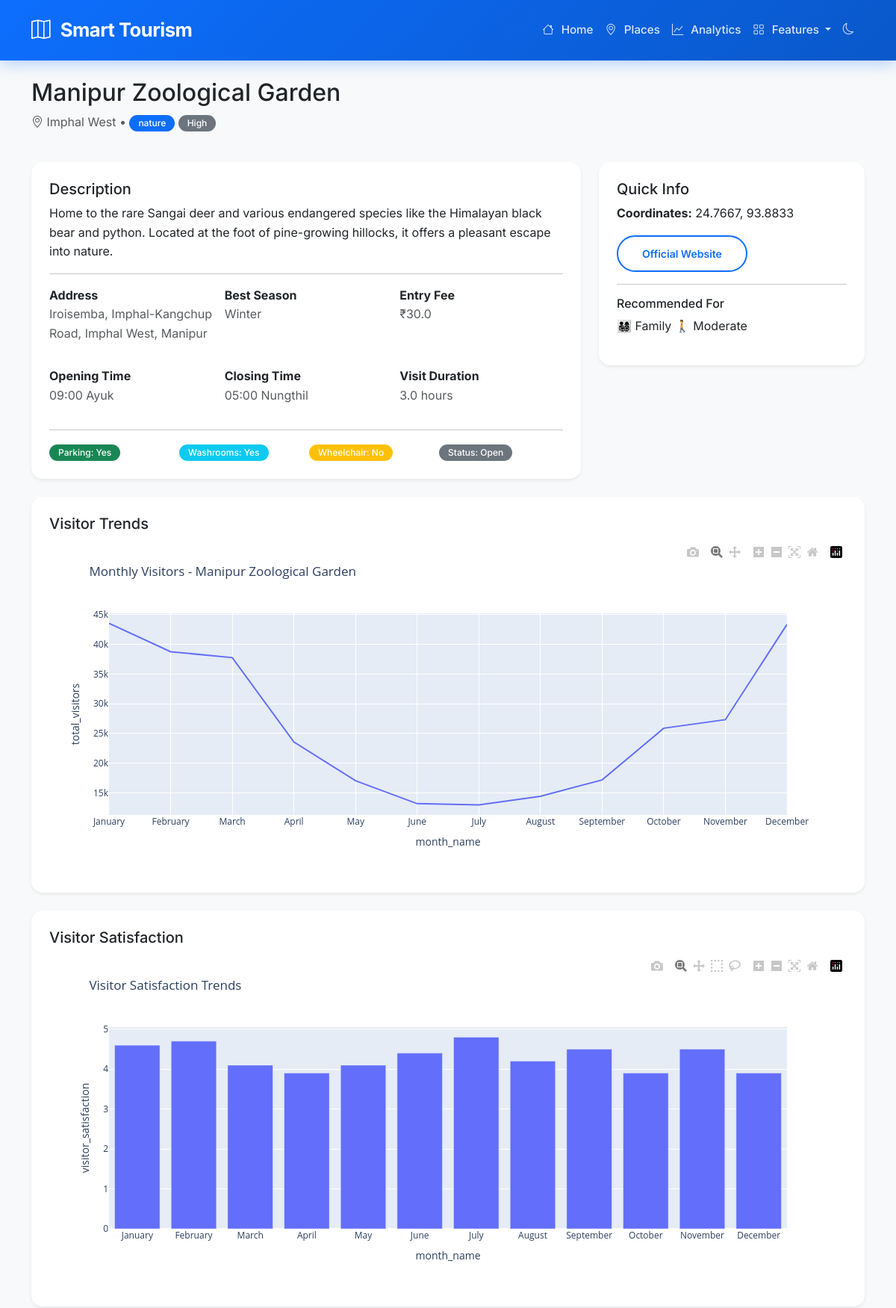
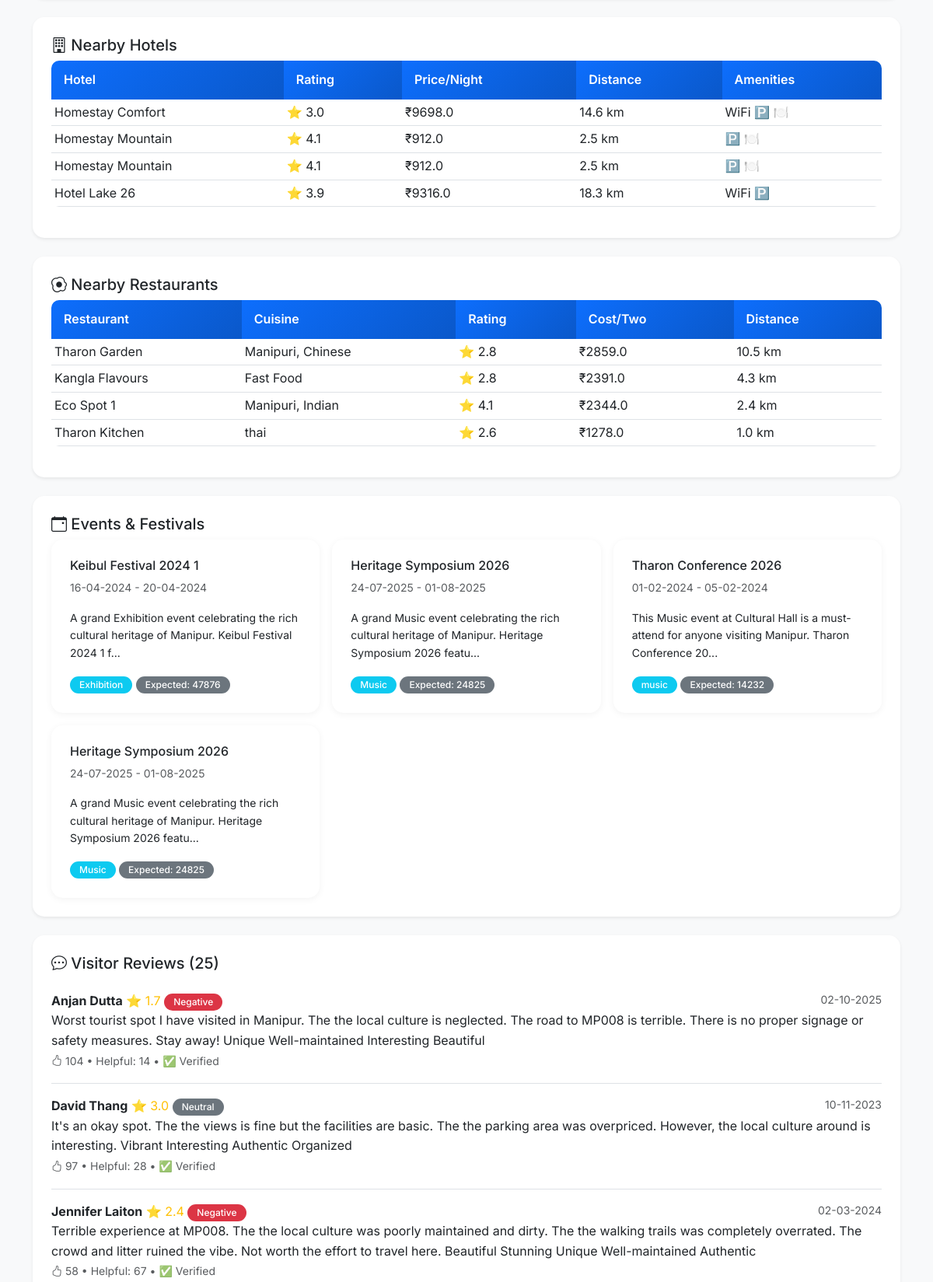
The app's page /place/MP008 (upper part) with its own data (2 pictures, top to bottom).
### tables this page shows
CREATE TABLE tourist_places (
    place_id TEXT PRIMARY KEY,
    place_name TEXT NOT NULL,
    district TEXT NOT NULL,
    category TEXT NOT NULL,
    description TEXT,
    latitude REAL,
    longitude REAL,
    address TEXT,
    entry_fee_inr REAL,
    opening_time TEXT,
    closing_time TEXT,
    best_season TEXT,
    visit_duration_hours REAL,
    popularity_level TEXT,
    family_friendly TEXT,
    adventure_level TEXT,
    accessibility TEXT,
    parking_available TEXT,
    washroom_available TEXT,
    wheelchair_accessible TEXT,
    official_website TEXT,
    image_url TEXT,
    status TEXT,
    created_date TEXT,
    updated_date TEXT
);

CREATE TABLE hotels (
    hotel_id TEXT PRIMARY KEY,
    place_id TEXT,
    hotel_name TEXT NOT NULL,
    hotel_type TEXT,
    star_rating INTEGER,
    average_rating REAL,
    total_reviews INTEGER,
    price_per_night_inr REAL,
    distance_from_place_km REAL,
    district TEXT,
    address TEXT,
    latitude REAL,
    longitude REAL,
    check_in_time TEXT,
    check_out_time TEXT,
    total_rooms INTEGER,
    available_rooms INTEGER,
    room_type TEXT,
    air_conditioning TEXT,
    free_wifi TEXT,
    parking TEXT,
    restaurant TEXT,
    room_service TEXT,
    swimming_pool TEXT,
    gym TEXT,
    spa TEXT,
    pet_friendly TEXT,
    family_friendly TEXT,
    wheelchair_accessible TEXT,
    airport_shuttle TEXT,
    breakfast_included TEXT,
    cancellation_policy TEXT,
    phone_number TEXT,
    email TEXT,
    official_website TEXT,
    image_url TEXT,
    status TEXT,
    created_date TEXT,
    updated_date TEXT,
    FOREIGN KEY (place_id) REFERENCES tourist_places(place_id)
);

CREATE TABLE restaurants (
    restaurant_id TEXT PRIMARY KEY,
    place_id TEXT,
    restaurant_name TEXT NOT NULL,
    restaurant_type TEXT,
    cuisine TEXT,
    average_rating REAL,
    total_reviews INTEGER,
    average_cost_for_two_inr REAL,
    distance_from_place_km REAL,
    district TEXT,
    address TEXT,
    latitude REAL,
    longitude REAL,
    opening_time TEXT,
    closing_time TEXT,
    seating_capacity INTEGER,
    indoor_seating TEXT,
    outdoor_seating TEXT,
    takeaway TEXT,
    home_delivery TEXT,
    online_booking TEXT,
    vegetarian TEXT,
    vegan TEXT,
    non_vegetarian TEXT,
    local_manipuri_food TEXT,
    parking TEXT,
    wheelchair_accessible TEXT,
    family_friendly TEXT,
    payment_method TEXT,
    phone_number TEXT,
    email TEXT,
    official_website TEXT,
    image_url TEXT,
    status TEXT,
    created_date TEXT,
    updated_date TEXT,
    FOREIGN KEY (place_id) REFERENCES tourist_places(place_id)
);

CREATE TABLE events (
    event_id TEXT PRIMARY KEY,
    place_id TEXT,
    event_name TEXT NOT NULL,
    event_category TEXT,
    district TEXT,
    venue TEXT,
    description TEXT,
    organizer TEXT,
    contact_person TEXT,
    phone_number TEXT,
    email TEXT,
    official_website TEXT,
    latitude REAL,
    longitude REAL,
    start_date TEXT,
    end_date TEXT,
    start_time TEXT,
    end_time TEXT,
    duration_days INTEGER,
    season TEXT,
    expected_visitors INTEGER,
    registration_required TEXT,
    entry_fee_inr REAL,
    maximum_capacity INTEGER,
    remaining_capacity INTEGER,
    age_restriction TEXT,
    suitable_for TEXT,
    food_available TEXT,
    parking_available TEXT,
    wheelchair_accessible TEXT,
    emergency_medical_service TEXT,
    security_available TEXT,
    event_status TEXT,
    image_url TEXT,
    created_date TEXT,
    updated_date TEXT,
    FOREIGN KEY (place_id) REFERENCES tourist_places(place_id)
);

CREATE TABLE reviews (
    review_id TEXT PRIMARY KEY,
    place_id TEXT,
    reviewer_name TEXT,
    reviewer_type TEXT,
    age_group TEXT,
    gender TEXT,
    nationality TEXT,
    visit_date TEXT,
    travel_month TEXT,
    travel_season TEXT,
    travel_mode TEXT,
    travel_group TEXT,
    visit_purpose TEXT,
    overall_rating REAL,
    cleanliness_rating REAL,
    accessibility_rating REAL,
    safety_rating REAL,
    facilities_rating REAL,
    value_for_money_rating REAL,
    recommendation_score INTEGER,
    review_title TEXT,
    review_text TEXT,
    review_length INTEGER,
    sentiment TEXT,
    likes INTEGER,
    helpful_votes INTEGER,
    verified_visitor TEXT,
    review_status TEXT,
    created_date TEXT,
    updated_date TEXT,
    FOREIGN KEY (place_id) REFERENCES tourist_places(place_id)
);

### app.py (the view)
@app.route('/place/<place_id>')
def place_detail(place_id):
    place = get_place_by_id(place_id)
    if not place:
        return "Place not found", 404
    visitors = get_visitor_data(place_id)
    reviews = get_review_data(place_id)
    hotels = get_hotel_data(place_id)
    restaurants = get_restaurant_data(place_id)
    events = get_event_data(place_id)
    weather = get_weather_data(place_id)
    recommendations = get_recommendations(place_id)
    visitor_chart = None
    if not visitors.empty:
        visitors['total_visitors'] = visitors['total_visitors'].fillna(
            0).astype(int)
        fig = px.line(visitors, x='month_name', y='total_visitors',
                      title=f'Monthly Visitors - {place["place_name"]}')
        visitor_chart = json.dumps(fig, cls=plotly.utils.PlotlyJSONEncoder)
    satisfaction_chart = None
    if not visitors.empty and 'visitor_satisfaction' in visitors.columns:
        visitors['visitor_satisfaction'] = visitors['visitor_satisfaction'].fillna(
            0)
        fig = px.bar(visitors, x='month_name', y='visitor_satisfaction',
                     title='Visitor Satisfaction Trends')
        satisfaction_chart = json.dumps(
            fig, cls=plotly.utils.PlotlyJSONEncoder)
    return render_template('place_detail.html',
                           place=place,
                           visitors=visitors.to_dict(
                               'records') if not visitors.empty else [],
                           reviews=reviews.to_dict(
                               'records') if not reviews.empty else [],
                           hotels=hotels.to_dict(
                               'records') if not hotels.empty else [],
                           restaurants=restaurants.to_dict(
                               'records') if not restaurants.empty else [],
                           events=events.to_dict(
                               'records') if not events.empty else [],
                           weather=weather.to_dict(
                               'records') if not weather.empty else [],
                           recommendations=recommendations,
                           visitor_chart=visitor_chart,
                           satisfaction_chart=satisfaction_chart
                           )

### templates/place_detail.html (shortened to what this page needs)
{% extends "base.html" %}  {% block content %}
<div class="container py-4">
  <div class="row mb-4">
    <div class="col-md-12">
      <h2>{{ place.place_name }}</h2>
      <p class="text-muted">
        <i class="bi bi-geo-alt"></i> {{ place.district }} •
        <span class="badge bg-primary">{{ place.category }}</span>
        <span class="badge bg-secondary">{{ place.popularity_level }}</span>
      </p>
    </div>
  </div>
  <div class="row g-4 mb-4">
    <div class="col-md-8">
      <div class="card shadow-sm border-0">
        <div class="card-body">
          <h5>Description</h5>
          <p>{{ place.description }}</p>
          <hr />
          <div class="row g-3">
            <div class="col-md-4">
              <strong>Address</strong>
              <p class="text-muted">{{ place.address }}</p>
            </div>
            <div class="col-md-4">
              <strong>Best Season</strong>
              <p class="text-muted">{{ place.best_season }}</p>
            </div>
            <div class="col-md-4">
              <strong>Entry Fee</strong>
              <p class="text-muted">₹{{ place.entry_fee_inr or 0 }}</p>
            </div>
            <div class="col-md-4">
              <strong>Opening Time</strong>
              <p class="text-muted">{{ place.opening_time or 'N/A' }}</p>
            </div>
            <div class="col-md-4">
              <strong>Closing Time</strong>
              <p class="text-muted">{{ place.closing_time or 'N/A' }}</p>
            </div>
            <div class="col-md-4">
              <strong>Visit Duration</strong>
              <p class="text-muted">
                {{ place.visit_duration_hours or 0 }} hours
              </p>
            </div>
          </div>
          <hr />
          <div class="row g-2">
            <div class="col-md-3">
              <span class="badge bg-success"
                >Parking: {{ place.parking_available }}</span
              >
            </div>
            <div class="col-md-3">
              <span class="badge bg-info"
                >Washrooms: {{ place.washroom_available }}</span
              >
            </div>
            <div class="col-md-3">
              <span class="badge bg-warning"
                >Wheelchair: {{ place.wheelchair_accessible }}</span
              >
            </div>
            <div class="col-md-3">
              <span class="badge bg-secondary">Status: {{ place.status }}</span>
            </div>
          </div>
        </div>
      </div>
    </div>
    <div class="col-md-4">
      <div class="card shadow-sm border-0">
        <div class="card-body">
          <h5>Quick Info</h5>
          <p>
            <strong>Coordinates:</strong> {{ place.latitude }}, {{
            place.longitude }}
          </p>
          {% if place.official_website and place.official_website != 'NULL' %}
          <p>
            <a
              href="{{ place.official_website }}"
              target="_blank"
              class="btn btn-outline-primary btn-sm"
              >Official Website</a
            >
          </p>
          {% endif %}
          <hr />
          <h6>Recommended For</h6>
          <p>
            {% if place.family_friendly == 'Yes' %}👨‍👩‍👧‍👦 Family {% endif %}  {% if
            place.adventure_level == 'Medium' %}🚶 Moderate {% endif %}
          </p>
        </div>
      </div>
    </div>
  </div>
  {% if visitor_chart %}
  <div class="row mb-4">
    <div class="col-md-12">
      <div class="card shadow-sm border-0">
        <div class="card-body">
          <h5>Visitor Trends</h5>
          <div id="visitorChart"></div>
        </div>
      </div>
    </div>
  </div>
  {% endif %}
  {% if satisfaction_chart %}
  <div class="row mb-4">
    <div class="col-md-12">
      <div class="card shadow-sm border-0">
        <div class="card-body">
          <h5>Visitor Satisfaction</h5>
          <div id="satisfactionChart"></div>
        </div>
      </div>
    </div>
  </div>
  {% endif %}
  {% if hotels %}
  <div class="row mb-4">
    <div class="col-md-12">
      <div class="card shadow-sm border-0">
        <div class="card-body">
          <h5><i class="bi bi-building"></i> Nearby Hotels</h5>
          <div class="table-responsive">
            <table class="table table-sm">
              <thead>
                <tr>
                  <th>Hotel</th>
                  <th>Rating</th>
                  <th>Price/Night</th>
                  <th>Distance</th>
                  <th>Amenities</th>
                </tr>
              </thead>
              <tbody>
                {% for hotel in hotels[:10] %}
                <tr>
                  <td>{{ hotel.hotel_name }}</td>
                  <td>⭐ {{ hotel.average_rating }}</td>
                  <td>₹{{ hotel.price_per_night_inr }}</td>
                  <td>{{ hotel.distance_from_place_km }} km</td>
                  <td>
                    {% if hotel.free_wifi == 'Yes' %}WiFi {% endif %} {% if
                    hotel.parking == 'Yes' %}🅿️ {% endif %} {% if
                    hotel.restaurant == 'Yes' %}🍽️ {% endif %}
                  </td>
                </tr>
                {% endfor %}
              </tbody>
            </table>
          </div>
        </div>
      </div>
    </div>
  </div>
  {% endif %}
  {% if restaurants %}
  <div class="row mb-4">
    <div class="col-md-12">
      <div class="card shadow-sm border-0">
        <div class="card-body">
          <h5><i class="bi bi-egg-fried"></i> Nearby Restaurants</h5>
          <div class="table-responsive">
            <table class="table table-sm">
              <thead>
                <tr>
                  <th>Restaurant</th>
                  <th>Cuisine</th>
                  <th>Rating</th>
                  <th>Cost/Two</th>
                  <th>Distance</th>
                </tr>
              </thead>
              <tbody>
                {% for restaurant in restaurants[:10] %}
                <tr>
                  <td>{{ restaurant.restaurant_name }}</td>
                  <td>{{ restaurant.cuisine }}</td>
                  <td>⭐ {{ restaurant.average_rating }}</td>
                  <td>₹{{ restaurant.average_cost_for_two_inr }}</td>
                  <td>{{ restaurant.distance_from_place_km }} km</td>
                </tr>
                {% endfor %}
              </tbody>
            </table>
          </div>
        </div>
      </div>
    </div>
  </div>
  {% endif %}
  {% if events %}
  <div class="row mb-4">
    <div class="col-md-12">
      <div class="card shadow-sm border-0">
        <div class="card-body">
          <h5><i class="bi bi-calendar-event"></i> Events & Festivals</h5>
          <div class="row g-3">
            {% for event in events %}
            <div class="col-md-4">
              <div class="card h-100">
                <div class="card-body">
                  <h6>{{ event.event_name }}</h6>
                  <p class="small text-muted">
                    {{ event.start_date }} - {{ event.end_date }}
                  </p>
                  <p class="small">{{ event.description[:100] }}...</p>
                  <span class="badge bg-info">{{ event.event_category }}</span>
                  <span class="badge bg-secondary"
                    >Expected: {{ event.expected_visitors }}</span
                  >
                </div>
              </div>
            </div>
            {% endfor %}
          </div>
        </div>
      </div>
    </div>
  </div>
  {% endif %}
  {% if reviews %}
  <div class="row mb-4">
    <div class="col-md-12">
      <div class="card shadow-sm border-0">
        <div class="card-body">
          <h5>
            <i class="bi bi-chat-dots"></i> Visitor Reviews ({{ reviews|length
            }})
          </h5>
          {% for review in reviews[:10] %}
          <div class="border-bottom py-3">
            <div class="d-flex justify-content-between">
              <div>
                <strong>{{ review.reviewer_name }}</strong>
                <span class="text-warning">⭐ {{ review.overall_rating }}</span>
                <span
                  class="badge {% if review.sentiment == 'Positive' %}bg-success{% elif review.sentiment == 'Negative' %}bg-danger{% else %}bg-secondary{% endif %}"
                >
                  {{ review.sentiment }}
                </span>
              </div>
              <small class="text-muted">{{ review.visit_date }}</small>
            </div>
            <p class="mb-0">{{ review.review_text }}</p>
            <small class="text-muted">
              <i class="bi bi-hand-thumbs-up"></i> {{ review.likes or 0 }} •
              Helpful: {{ review.helpful_votes or 0 }} • {% if
              review.verified_visitor == 'Yes' %}✅ Verified{% endif %}
            </small>
          </div>
          {% endfor %}
        </div>
      </div>
    </div>
  </div>
  {% endif %}
</div>
 {% endblock %}

### records on screen
tourist_places: place_name "Manipur Zoological Garden", district "Imphal West", category "nature", popularity_level "High", description "Home to the rare Sangai deer and various endangered species like the Himalayan black bear and python. Located at the foot of pine-growing hillocks, it offers a pleasant escape into nature.", address "Iroisemba, Imphal-Kangchup Road, Imphal West, Manipur", best_season "Winter", entry_fee_inr "30.0", opening_time "09:00 Ayuk", closing_time "05:00 Nungthil", visit_duration_hours "3.0", parking_available "Yes", washroom_available "Yes", wheelchair_accessible "No", status "Open", latitude "24.7667", longitude "93.8833"
hotels: hotel_name "Homestay Comfort", average_rating "3.0", price_per_night_inr "9698.0", distance_from_place_km "14.6", free_wifi "WiFi"
hotels: hotel_name "Homestay Mountain", average_rating "4.1", price_per_night_inr "912.0", distance_from_place_km "2.5"
hotels: hotel_name "Homestay Mountain", average_rating "4.1", price_per_night_inr "912.0", distance_from_place_km "2.5"
hotels: hotel_name "Hotel Lake 26", average_rating "3.9", price_per_night_inr "9316.0", distance_from_place_km "18.3", free_wifi "WiFi"
restaurants: restaurant_name "Tharon Garden", cuisine "Manipuri, Chinese", average_rating "2.8", average_cost_for_two_inr "2859.0", distance_from_place_km "10.5"
restaurants: restaurant_name "Kangla Flavours", cuisine "Fast Food", average_rating "2.8", average_cost_for_two_inr "2391.0", distance_from_place_km "4.3"
restaurants: restaurant_name "Eco Spot 1", cuisine "Manipuri, Indian", average_rating "4.1", average_cost_for_two_inr "2344.0", distance_from_place_km "2.4"
restaurants: restaurant_name "Tharon Kitchen", cuisine "thai", average_rating "2.6", average_cost_for_two_inr "1278.0", distance_from_place_km "1.0"
events: event_name "Keibul Festival 2024 1", start_date "16-04-2024", end_date "20-04-2024", description "A grand Exhibition event celebrating the rich cultural heritage of Manipur. Keibul Festival 2024 1 f", event_category "Exhibition", expected_visitors "47876"
events: event_name "Heritage Symposium 2026", start_date "24-07-2025", end_date "01-08-2025", description "A grand Music event celebrating the rich cultural heritage of Manipur. Heritage Symposium 2026 featu", event_category "Music", expected_visitors "24825"
events: event_name "Tharon Conference 2026", start_date "01-02-2024", end_date "05-02-2024", description "This Music event at Cultural Hall is a must-attend for anyone visiting Manipur. Tharon Conference 20", event_category "music", expected_visitors "14232"
events: event_name "Heritage Symposium 2026", start_date "24-07-2025", end_date "01-08-2025", description "A grand Music event celebrating the rich cultural heritage of Manipur. Heritage Symposium 2026 featu", event_category "Music", expected_visitors "24825"
reviews: reviewer_name "Anjan Dutta", overall_rating "1.7", sentiment "Negative", visit_date "02-10-2025", review_text "Worst tourist spot I have visited in Manipur. The the local culture is neglected. The road to MP008 is terrible. There is no proper signage or safety measures. Stay away! Unique Well-maintained Interesting Beautiful", likes "104", helpful_votes "14", verified_visitor "✅ Verified"
reviews: reviewer_name "David Thang", overall_rating "3.0", sentiment "Neutral", visit_date "10-11-2023", review_text "It's an okay spot. The the views is fine but the facilities are basic. The the parking area was overpriced. However, the local culture around is interesting. Vibrant Interesting Authentic Organized", likes "97", helpful_votes "28", verified_visitor "✅ Verified"
reviews: reviewer_name "Jennifer Laiton", overall_rating "2.4", sentiment "Negative", visit_date "02-03-2024", review_text "Terrible experience at MP008. The the local culture was poorly maintained and dirty. The the walking trails was completely overrated. The crowd and litter ruined the vibe. Not worth the effort to travel here. Beautiful Stunning Unique Well-maintained Authentic", likes "58", helpful_votes "67", verified_visitor "✅ Verified"

### other values on screen
{{ reviews|length }} "25"
